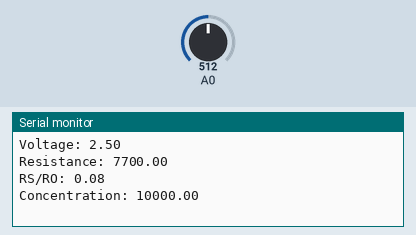
Simulated run of this sketch. Board: Arduino Uno, built with avr-gcc and run on an emulated ATmega328P. Parts: the last lines printed to the serial monitor. Inputs (shaded band) come from the test bench; at power-on: A0 = 512.

Above: at 1.2 s.
1.3 s: A0 set to 0
At 3.2 s:
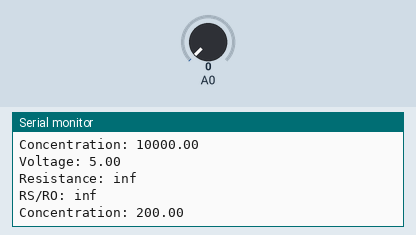
3.5 s: A0 set to 110
At 4.6 s:
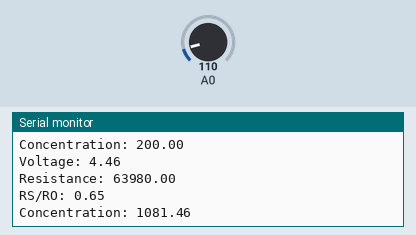
Timing chart, 0 to 6.5 s (numbered marks = the images above; inputs shaded):
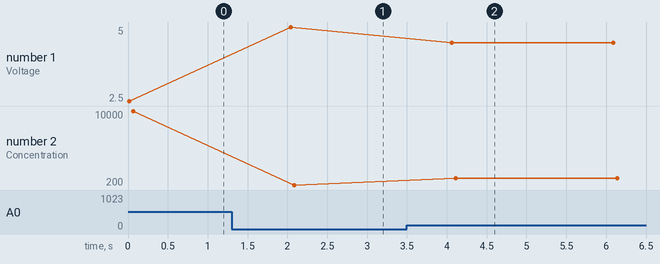

Measured:
- after the input at 1.3 s, the serial monitor: prints a new line after 0.74 s (image 1)
- after the input at 3.5 s, the serial monitor: prints a new line after 0.56 s (image 2)
- plotted number 1: 2.5 → 5 after the input at 1.3 s, 5 → 4.46 after the input at 3.5 s
- plotted number 2: 10000 → 200 after the input at 1.3 s, 200 → 1081.46 after the input at 3.5 s

The sketch:

MQ2_gas_concentration.ino
```cpp
#include<math.h>
//The number of points marked on the curves in data sheets
#define POINTS 9
//Variables Details
//Ro is the resistance of sensor in clean air(Run the following code in clean air for finding Ro and take the value of Resistance in the serial monitor)
//Rs is the resistance of the sensor when exposed to a perticular Gas
//R1 is the resistance of Resistor connected in series with sensor on the sensor module(Potentiometer connected between Sensor and ground, just find the resistance between the Vout( or Sig) pin and ground)
//The following code has lookup tables for LPG, to find the concentration of other gasses change the values in ltx and lty array


//Find and change Ro by Running the following code in clean air, and R1 using a multimeter
float Ro = 98800, Vref = 5.0, R1 = 7700;
// Change the following values for different gasses from the corresponding curves from datasheet
//The following valure are corresponding X and Y coordinate values for the marked points on curves

float ltx[POINTS] = {200, 500, 800, 1000, 1600, 2000, 3000, 5000, 10000};
float lty[POINTS] = {1.67, 1.11, 0.88, 0.78, 0.64, 0.56, 0.46, 0.36, 0.26};
//loop control variables
int counter1, counter2;
int temp;
int rawAnalogValue[100];
void setup() {
  // Initializing serial port
  Serial.begin(9600);
}
void loop() {
  float gasConcentration, Vs, Rs, slope, Y, Yo, Xo;
  // read 100 Values from analog Port and store it in raw array
  for(counter1=0; counter1<100; counter1++){
    rawAnalogValue[counter1]=analogRead(A0);
  }
  //Find the median value
  //Sort the 100 values and find the median value
  for(counter1=0; counter1<100; counter1++){
    for(counter2=0; counter2<100-counter1-1; counter2++){
        if(rawAnalogValue[counter2]<rawAnalogValue[counter2+1]){
          temp=rawAnalogValue[counter2];
          rawAnalogValue[counter2]=rawAnalogValue[counter2+1];
          rawAnalogValue[counter2+1]=temp;
        }
    }
  }
  //The middle value of the sorted values gives median
  Vs = Vref - rawAnalogValue[50] * Vref / 1024.0;
  Serial.print("Voltage: ");
  Serial.println(Vs);
  //Find Resistance of the sensor
  Rs = (R1 * Vs) / (Vref - Vs);
  Serial.print("Resistance: ");
  Serial.println(Rs);
  //Find the Rs/Ro Ratio
  Y = Rs / Ro;
  Serial.print("RS/RO: ");
  Serial.println(Y);
  Serial.print("Concentration: ");
  //Find the slope and Initial Values usiong the ratio
  slope = find_slope(Y);
  Xo = find_Xo(Y);
  Yo = find_Yo(Y);
  //Find the concentration and Limit the Output to MQ2's range
  gasConcentration = Xo * pow(Y / Yo, slope);
  if (gasConcentration > 10000.00) {
    gasConcentration = 10000.00;
  }
  else if (gasConcentration < 200.00) {
    gasConcentration = 200.00;
  }
  Serial.println(gasConcentration);
  delay(2000);
}
float find_slope(float y) {
  for (counter1 = 0; counter1 < POINTS-1; counter1++) {
    if (y < lty[counter1] && y > lty[counter1 + 1]) {
      break;
    }
  }
  if (y > lty[0]) {
    counter1=0;
  }
  if (counter1 >= POINTS-1) {
    counter1 = POINTS-2;
  }
  return log(lty[counter1 + 1] / lty[counter1]) / log(ltx[counter1 + 1] / ltx[counter1]);
}
float find_Xo(float y) {
  for (counter1 = 0; counter1 < POINTS-1; counter1++) {
    if (y < lty[counter1] && y > lty[counter1 + 1]) {
      break;
    }
  }
  if (y > lty[0]) {
    counter1=0;
  }
  if (counter1 >= POINTS-1) {
    counter1 = POINTS-2;
  }
  return ltx[counter1];
}
float find_Yo(float y) {
  for (counter1 = 0; counter1 < POINTS-1; counter1++) {
    if (y < lty[counter1] && y > lty[counter1 + 1]) {
      break;
    }
  }
  if (y > lty[0]) {
    counter1=0;
  }
  if (counter1 >= POINTS-1) {
    counter1 = POINTS-2;
  }
  return lty[counter1];
}
```
